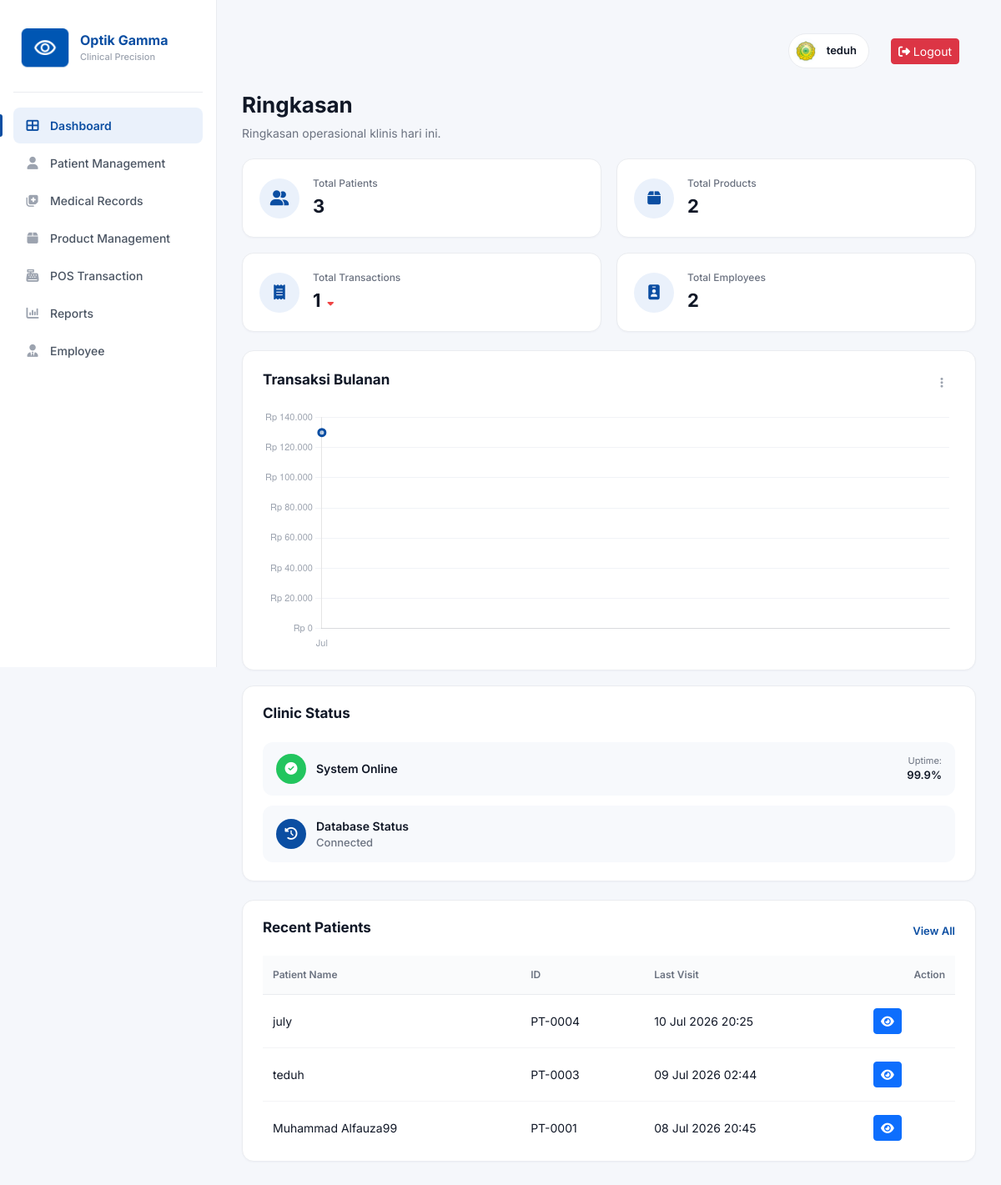
/dashboard.php (signed in), run on the app's committed database.
### tables this page shows
CREATE TABLE `users` (
  `id` int(11) NOT NULL,
  `nama` varchar(100) NOT NULL,
  `username` varchar(50) NOT NULL,
  `password` varchar(255) NOT NULL,
  `role` enum('Admin','Karyawan') NOT NULL,
  `no_hp` varchar(20) DEFAULT NULL,
  `email` varchar(100) DEFAULT NULL,
  `alamat` text DEFAULT NULL,
  `foto` varchar(255) DEFAULT 'default.png',
  `status` enum('Aktif','Nonaktif') DEFAULT 'Aktif',
  `created_at` timestamp NOT NULL DEFAULT current_timestamp()
);

CREATE TABLE `medical_records` (
  `id` int(11) NOT NULL,
  `patient_id` int(11) NOT NULL,
  `user_id` int(11) NOT NULL,
  `tanggal` date NOT NULL,
  `keluhan` text DEFAULT NULL,
  `diagnosis` text DEFAULT NULL,
  `sph_od` decimal(4,2) DEFAULT NULL,
  `cyl_od` decimal(4,2) DEFAULT NULL,
  `axis_od` int(11) DEFAULT NULL,
  `add_od` decimal(4,2) DEFAULT NULL,
  `sph_os` decimal(4,2) DEFAULT NULL,
  `cyl_os` decimal(4,2) DEFAULT NULL,
  `axis_os` int(11) DEFAULT NULL,
  `add_os` decimal(4,2) DEFAULT NULL,
  `jenis_lensa` varchar(100) DEFAULT NULL,
  `catatan` text DEFAULT NULL,
  `created_at` timestamp NOT NULL DEFAULT current_timestamp()
);

CREATE TABLE `patients` (
  `id` int(11) NOT NULL,
  `kode_pasien` varchar(20) NOT NULL,
  `nama` varchar(100) NOT NULL,
  `jenis_kelamin` enum('Laki-laki','Perempuan') NOT NULL,
  `tanggal_lahir` date NOT NULL,
  `no_hp` varchar(20) DEFAULT NULL,
  `email` varchar(100) DEFAULT NULL,
  `alamat` text DEFAULT NULL,
  `created_at` timestamp NOT NULL DEFAULT current_timestamp(),
  `last_visit` datetime DEFAULT current_timestamp()
);

### dashboard.php (the view, shortened to what this page needs)
<?php
include "config/database.php";
$user_id = $_SESSION['id'];
$queryUser = mysqli_query($conn, "
SELECT nama, foto
FROM users
WHERE id='$user_id'
");
$user = mysqli_fetch_assoc($queryUser);
$foto = "assets/img/default.png";
if (
    $user &&
    !empty($user['foto']) &&
    file_exists("assets/img/profile/" . $user['foto'])
) {
    $foto = "assets/img/profile/" . $user['foto'];
}
$qPatients = mysqli_query($conn, "SELECT COUNT(*) as total FROM patients");
$totalPatients = mysqli_fetch_assoc($qPatients);
$qProducts = mysqli_query($conn, "SELECT COUNT(*) as total FROM products");
$totalProducts = mysqli_fetch_assoc($qProducts);
$qTransactions = mysqli_query($conn, "SELECT COUNT(*) as total FROM transactions");
$totalTransactions = mysqli_fetch_assoc($qTransactions);
$qEmployees = mysqli_query($conn, "SELECT COUNT(*) as total FROM users");
$totalEmployees = mysqli_fetch_assoc($qEmployees);
?>
<!DOCTYPE html>
<html lang="id">
<head>
    <link href="https://cdn.jsdelivr.net/npm/bootstrap@5.3.3/dist/css/bootstrap.min.css" rel="stylesheet">
    <link rel="stylesheet" href="assets/css/dashboard.css">
    <link rel="stylesheet" href="https://cdnjs.cloudflare.com/ajax/libs/font-awesome/6.6.0/css/all.min.css">
</head>
<body>
    <div class="app-shell">
        <aside class="sidebar">
            <div class="brand">
                <div class="brand-logo">
                    <img src="assets/img/logo.png" alt="Optik Gamma">
                </div>
                <div class="brand-text">
                    <div class="brand-name">Optik Gamma</div>
                    <div class="brand-sub">Clinical Precision</div>
                </div>
            </div>
            <?php
            $isAdmin = (strtolower($_SESSION['role']) == 'admin');
            ?>
            <nav class="side-nav">
                <a href="dashboard.php" class="nav-item active">
                    <i class="fa-solid fa-table-cells-large"></i>
                    Dashboard
                </a>
                <a href="patient/index.php" class="nav-item">
                    <i class="fa-solid fa-user"></i>
                    Patient Management
                </a>
                <a href="medical/index.php" class="nav-item">
                    <i class="fa-solid fa-notes-medical"></i>
                    Medical Records
                </a>
                <?php if ($isAdmin) { ?>
                    <a href="product/index.php" class="nav-item">
                        <i class="fa-solid fa-box"></i>
                        Product Management
                    </a>
                <?php } ?>
                <a href="transaction/index.php" class="nav-item">
                    <i class="fa-solid fa-cash-register"></i>
                    POS Transaction
                </a>
                <?php if ($isAdmin) { ?>
                    <a href="reports/index.php" class="nav-item">
                        <i class="fa-solid fa-chart-column"></i>
                        Reports
                    </a>
                    <a href="employee/index.php" class="nav-item">
                        <i class="fa-solid fa-user-tie"></i>
                        Employee
                    </a>
                <?php } ?>
            </nav>
        </aside>
        <main class="main">
            <header class="topbar">
                <div class="top-actions">
                    <div class="admin-chip">
                        <img src="<?= $foto; ?>" alt="Profile" class="rounded-circle">
                        <span>
                            <?= htmlspecialchars($user['nama']); ?>
                        </span>
                    </div>
                    <a href="logout.php" class="btn btn-danger btn-sm ms-3"
                        onclick="return confirm('Yakin ingin logout?')">
                        <i class="fa-solid fa-right-from-bracket"></i>
                        Logout
                    </a>
                </div>
            </header>
            <section class="page-head">
                <h1>Ringkasan</h1>
                <p>Ringkasan operasional klinis hari ini.</p>
            </section>
            <section class="stat-grid">
                <div class="stat-card">
                    <div class="stat-icon"><i class="fa-solid fa-user-group"></i></div>
                    <div class="stat-body">
                        <div class="stat-label">Total Patients</div>
                        <div class="stat-value"><?= $totalPatients['total']; ?></div>
                    </div>
                </div>
                <div class="stat-card">
                    <div class="stat-icon"><i class="fa-solid fa-box"></i></div>
                    <div class="stat-body">
                        <div class="stat-label">Total Products</div>
                        <div class="stat-value"><?= $totalProducts['total']; ?></div>
                    </div>
                </div>
                <div class="stat-card">
                    <div class="stat-icon"><i class="fa-solid fa-receipt"></i></div>
                    <div class="stat-body">
                        <div class="stat-label">Total Transactions</div>
                        <div class="stat-value"><?= $totalTransactions['total']; ?> <span class="delta down"><i
                                    class="fa-solid fa-caret-down"></i></span></div>
                    </div>
                </div>
                <div class="stat-card">
                    <div class="stat-icon"><i class="fa-solid fa-id-badge"></i></div>
                    <div class="stat-body">
                        <div class="stat-label">Total Employees</div>
                        <div class="stat-value"><?= $totalEmployees['total']; ?> <span class="delta flat"></span></div>
                    </div>
                </div>
            </section>
            <section class="mid-grid">
                <?php if ($isAdmin) { ?>
                    <div class="panel chart-panel">
                        <div class="panel-head">
                            <h3>Transaksi Bulanan</h3>
                            <button class="icon-btn small" aria-label="More">
                                <i class="fa-solid fa-ellipsis-vertical"></i>
                            </button>
                        </div>
                        <div class="chart-wrap">
                            <canvas id="monthlyChart"></canvas>
                        </div>
                    </div>
                    <div class="panel status-panel">
                        <div class="panel-head">
                            <h3>Clinic Status</h3>
                        </div>
                        <div class="status-item">
                            <div class="status-ico green"><i class="fa-solid fa-circle-check"></i></div>
                            <div class="status-text">
                                <div class="s-title">System Online</div>
                            </div>
                            <div class="status-meta">
                                <div class="s-label">Uptime:</div>
                                <div class="s-value">99.9%</div>
                            </div>
                        </div>
                        <div class="status-item">
                            <div class="status-ico blue"><i class="fa-solid fa-clock-rotate-left"></i></div>
                            <div class="status-text">
                                <div class="s-title">Database Status</div>
                                <div class="s-value muted">
                                    Connected
                                </div>
                            </div>
                        </div>
                    </div>
                <?php } ?>
            </section>
            <section class="panel patients-panel">
                <div class="panel-head">
                    <h3>Recent Patients</h3>
                    <a href="#" class="link">View All</a>
                </div>
                <div class="table-wrap">
                    <table class="patients-table">
                        <thead>
                            <tr>
                                <th>Patient Name</th>
                                <th>ID</th>
                                <th>Last Visit</th>
                                <th class="text-end">Action</th>
                            </tr>
                        </thead>
                        <tbody>
                            <?php
                            $data = mysqli_query($conn, "SELECT
patients.*,
medical_records.id AS medical_id
FROM patients
LEFT JOIN medical_records
ON patients.id = medical_records.patient_id
ORDER BY patients.last_visit DESC
LIMIT 5;
                            ");
                            if (mysqli_num_rows($data) == 0) {
                                ?>
                                <tr>
                                    <td colspan="5" style="text-align:center;padding:50px">
                                        Belum ada data pasien
                                    </td>
                                </tr>
                                <?php
                            } else {
                                while ($row = mysqli_fetch_assoc($data)) {
                                    ?>
                                    <tr>
                                        <td><?= $row['nama']; ?></td>
                                        <td><?= $row['kode_pasien']; ?></td>
                                        <td><?= date('d M Y H:i', strtotime($row['last_visit'])); ?></td>
                                        <td>
                                            <a href="medical/index.php?patient=<?= $row['id']; ?>"
                                                class="btn btn-sm btn-primary" title="Lihat Medical Record">
                                                <i class="fa fa-eye"></i>
                                            </a>
                                        </td>
                                    </tr>
                                    <?php
                                }
                            }
                            ?>
                        </tbody>
                    </table>
                </div>
            </section>
        </main>
    </div>
    <script>
        const ctx = document.getElementById('monthlyChart');
        const gradient = ctx.getContext('2d').createLinearGradient(0, 0, 0, 320);
        gradient.addColorStop(0, 'rgba(11, 78, 162, 0.28)');
        gradient.addColorStop(1, 'rgba(11, 78, 162, 0.00)');
        new Chart(ctx, {
            type: 'line',
            data: {
                labels: bulan,
                datasets: [{
                    data: pendapatan,
                    borderColor: '#0B4EA2',
                    borderWidth: 3,
                    backgroundColor: gradient,
                    fill: true,
                    tension: .35,
                    pointRadius: 4
                }]
            },
            options: {
                responsive: true,
                maintainAspectRatio: false,
                plugins: {
                    legend: { display: false },
                    tooltip: {
                        backgroundColor: '#0B4EA2',
                        titleColor: '#fff',
                        bodyColor: '#fff',
                        padding: 10,
                        displayColors: false,
                        callbacks: {
                            label: (c) => 'Rp ' + c.parsed.y.toLocaleString('id-ID')
                        }
                    }
                },
                scales: {
                    y: {
                        beginAtZero: true,
                        ticks: {
                            color: '#9CA3AF',
                            font: { size: 11 },
                            callback: function (value) {
                                return 'Rp ' + value.toLocaleString('id-ID');
                            }
                        },
                        grid: { color: '#F1F3F7', drawBorder: false }
                    },
                    x: {
                        ticks: { color: '#9CA3AF', font: { size: 11 } },
                        grid: { display: false }
                    }
                }
            }
        });
    </script>
</body>
</html>

### data on the page
users: foto (picture), nama "teduh"
medical_records: patient.nama "july", patient.kode_pasien "PT-0004", patient.last_visit "10 Jul 2026 20:25"
patients: nama "teduh", kode_pasien "PT-0003", last_visit "09 Jul 2026 02:44"
medical_records: patient.nama "Muhammad Alfauza99", patient.kode_pasien "PT-0001", patient.last_visit "08 Jul 2026 20:45"

### other printed values
$totalPatients['total'] "3"
$totalProducts['total'] "2"
$totalTransactions['total'] "1"
$totalEmployees['total'] "2"
